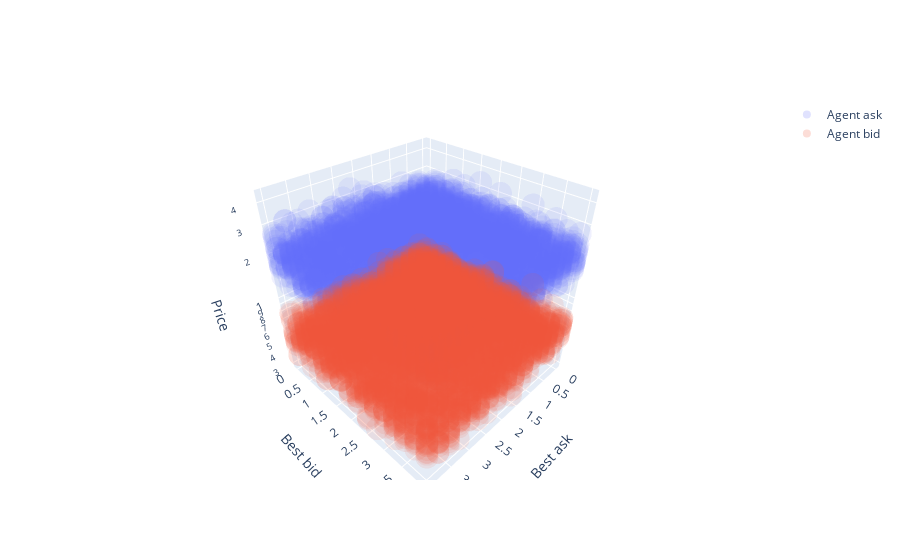

Notebook code cell kept with this figure:
### Code cell
decision_plot(agent)

### Figure 1 — Plotly figure (JSON) as saved in the notebook; plotly's stock layout.template omitted (floating-point values rounded to 4 significant figures; data arrays with more than 128 entries replaced by an {"elided": "..."} marker saying what was removed)
{"data": [{"marker": {"opacity": 0.1}, "mode": "markers", "name": "Agent ask", "type": "scatter3d", "x": {"elided": "4096 float values"}, "y": {"elided": "4096 float values"}, "z": {"elided": "4096 float values"}}, {"marker": {"opacity": 0.1}, "mode": "markers", "name": "Agent bid", "type": "scatter3d", "x": {"elided": "4096 float values"}, "y": {"elided": "4096 float values"}, "z": {"elided": "4096 float values"}}], "layout": {"scene": {"xaxis": {"title": {"text": "Best ask"}}, "yaxis": {"title": {"text": "Best bid"}}, "zaxis": {"title": {"text": "Price"}, "type": "log"}}}}
